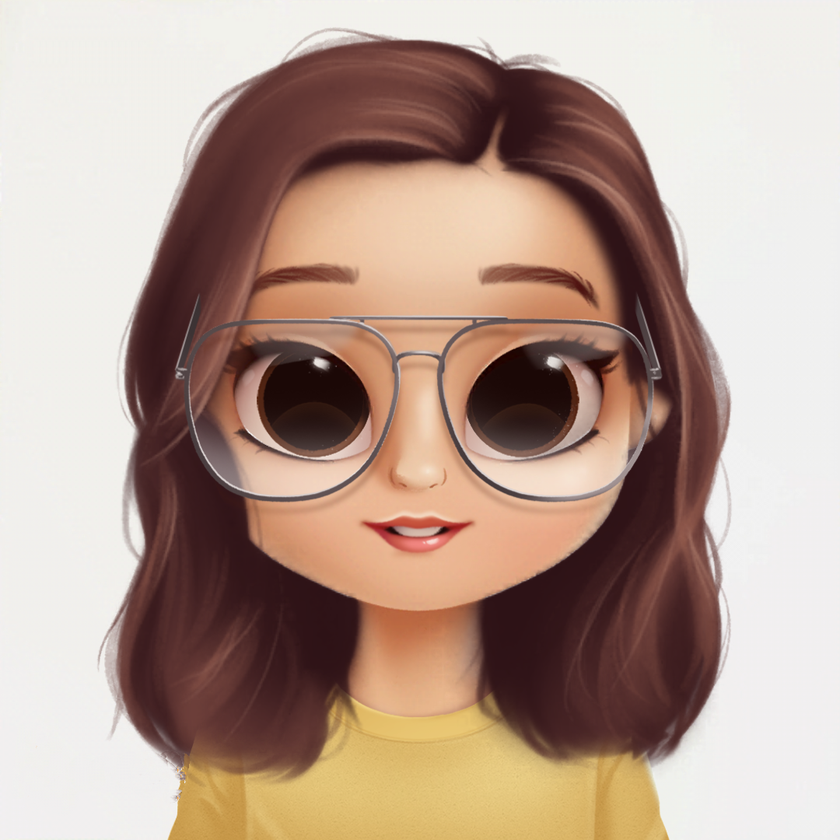
#> input picture 5-Adaptive Thresholding/img.png, 840 x 840 px, shrunk from 1080 x 1080 before the run
$ jupyter execute 'Edge Detection.ipynb'
#> lines starting #> are read from the running program, lines starting #| are printed output that depends on the picture; after the words box and inside, x2 and y2 are one past the last pixel; in counts of white or black regions, pixels touching at a corner belong together
[cell 1]
import cv2
import numpy as np

[cell 2]
image1 = cv2.imread('img.png')
#> image1 is the input picture: shape (840, 840, 3); mean B, G, R 144.5, 157.2, 181.2

[cell 3]
img = cv2.cvtColor(image1, cv2.COLOR_BGR2GRAY)
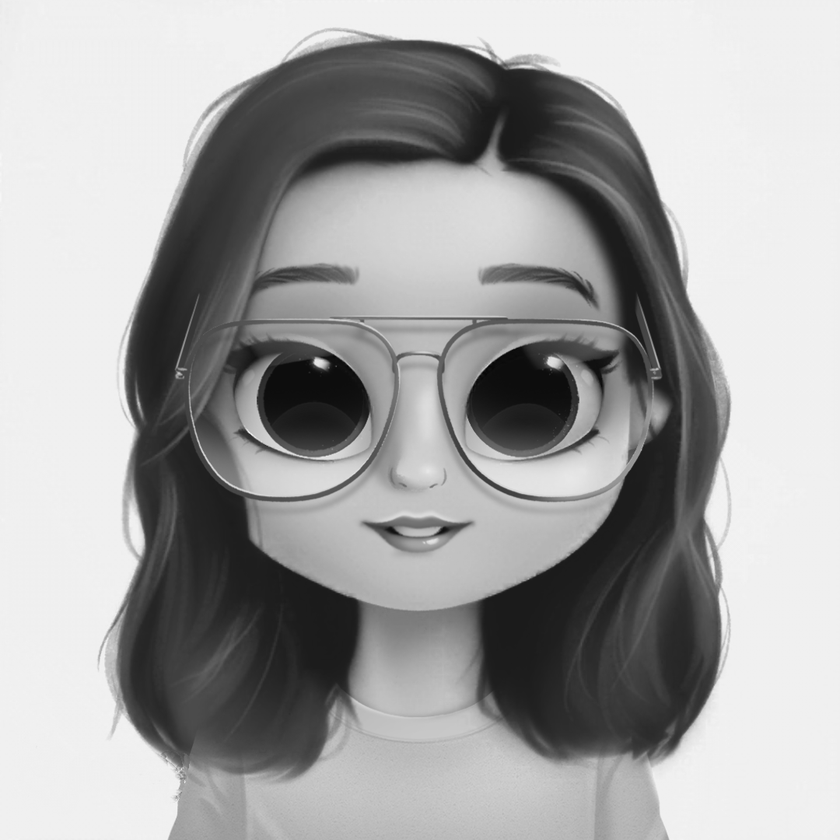
#> img: shape (840, 840); min 5, max 249, mean 163

[cell 4]
thresh1 = cv2.adaptiveThreshold(img, 255, cv2.ADAPTIVE_THRESH_MEAN_C,
                                cv2.THRESH_BINARY, 199, 5)
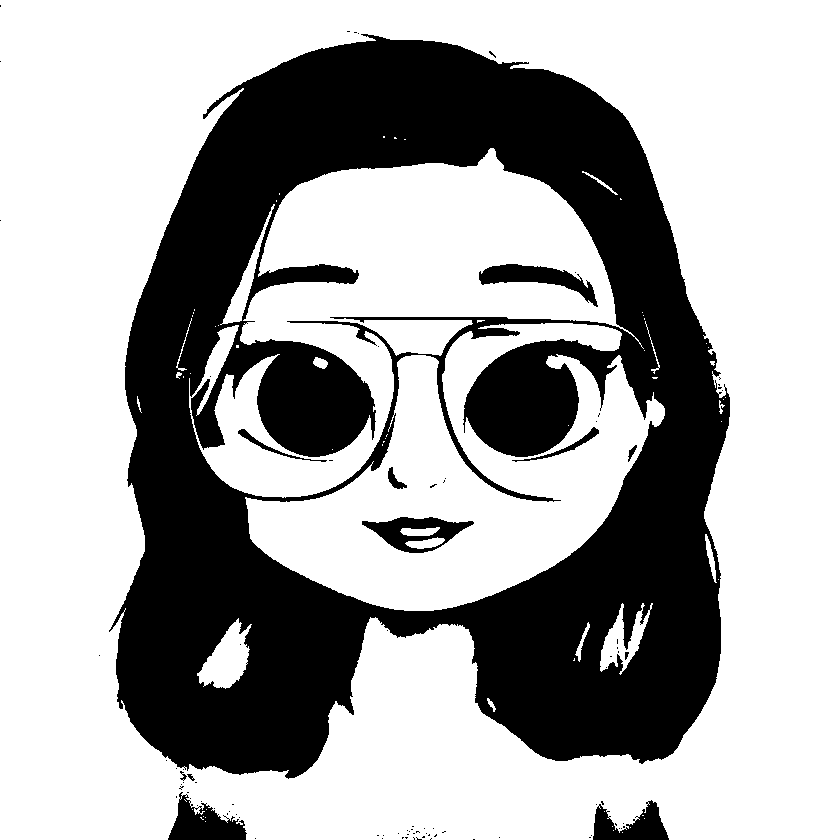
#> thresh1: shape (840, 840); 66.1% white; 93 black regions (81 under 20 px), largest, box (x1, y1, x2, y2) and area: (109, 34, 730, 779) 230635, (168, 792, 247, 840) 2046, (362, 517, 474, 553) 1860

thresh2 = cv2.adaptiveThreshold(img, 255, cv2.ADAPTIVE_THRESH_GAUSSIAN_C,
                                cv2.THRESH_BINARY, 199, 5)
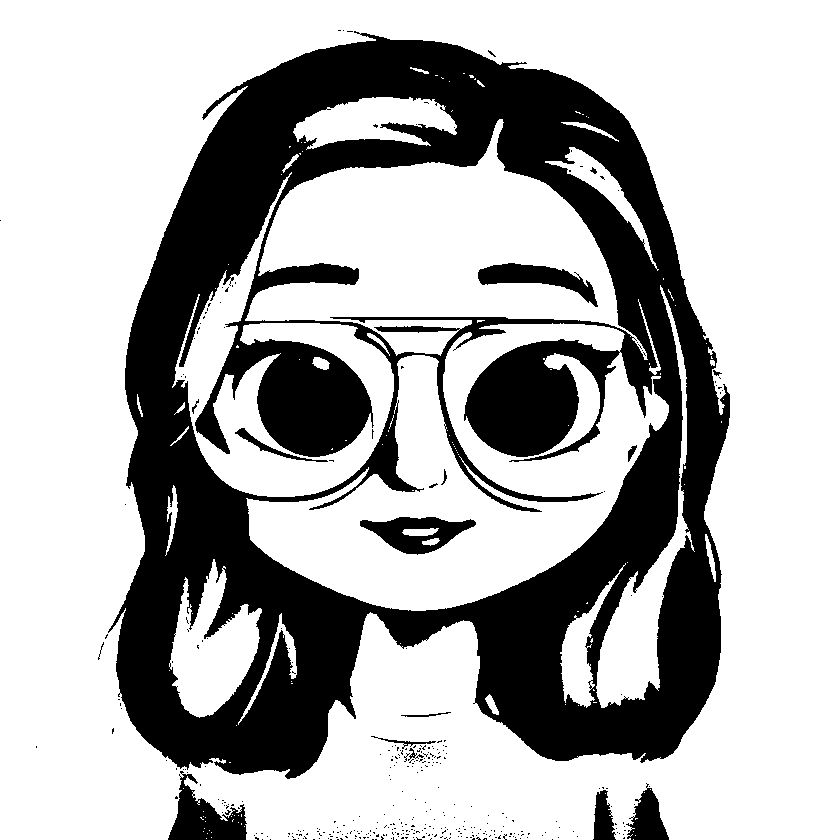
#> thresh2: shape (840, 840); 69.5% white; 376 black regions (359 under 20 px), largest, box (x1, y1, x2, y2) and area: (108, 31, 730, 779) 204109, (168, 771, 247, 840) 2658, (360, 517, 476, 555) 2291

[cell 5]
cv2.imshow('Adaptive Mean', thresh1)
cv2.imshow('Adaptive Gaussian', thresh2)

[cell 6]
if cv2.waitKey(0) & 0xff == 27:
#> (key Esc is pressed here)
